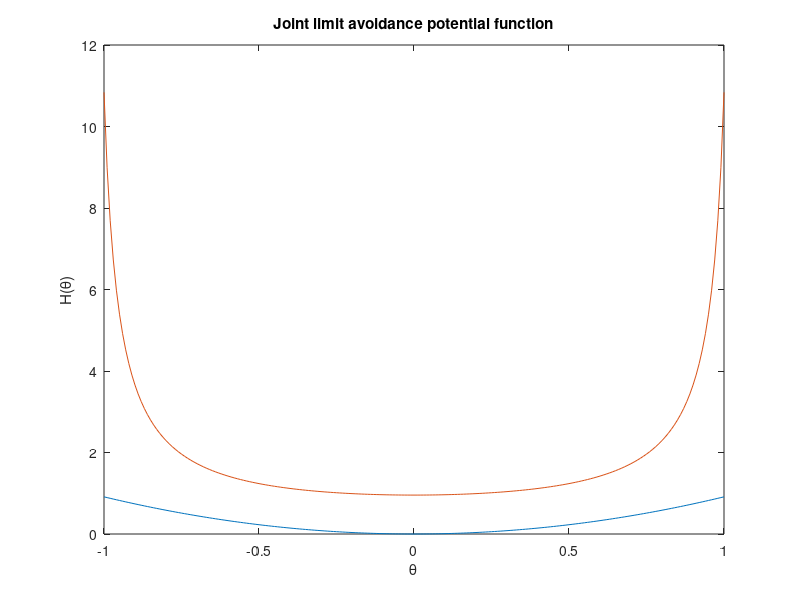

Write the MATLAB code that produced this figure.
clear
clc

dScope1Max = ((3.1415926/3));
dScope1Min =(( -3.1415926/3));
dMean1 = (( (dScope1Max+dScope1Min)/2));

% y1 = power(((dRadian1-dMean1)/(dMean1-dScope1Max)),2);
% y2 = ((dScope1Max-dScope1Min)/((dScope1Max-dRadian1).*(dRadian1-dScope1Min)))/2;

x = [-1:0.01:1];
y1 =  power(((x-dMean1)/(dMean1-dScope1Max)),2);
plot(x, y1);hold on;
y2 =  ((dScope1Max-dScope1Min)./((dScope1Max-x).*(x-dScope1Min)))./2;
plot(x, y2)
xlabel('\theta');
ylabel('H(\theta)');
title('Joint limit avoidance potential function');

% for x = -1:0.1:1
%     dRadian1 = x;
%     yV1 = vpa(subs(y1));
%     yV2 = vpa(subs(y2));
%     plot(dRadian1,y1,'go',dRadian1,y2,'b--o');
%     %plot(dRadian1,yV2);
% end
